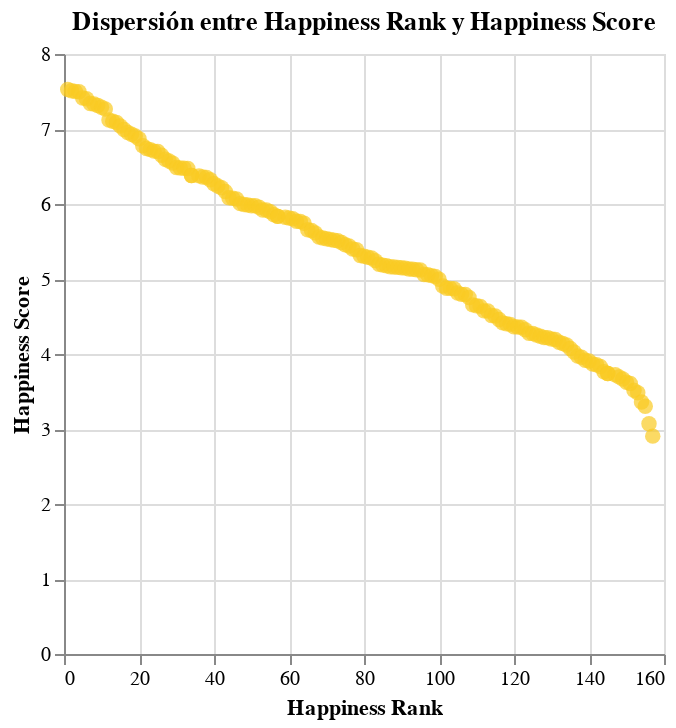

Write notebook code for a chart like this one.
### Markdown cell above
## 3. Gráfica de dispersión entre Happiness Rank y Happiness Score

### Code cell
graph3 = (
    alt.Chart(df)
    .mark_circle(color=colors[1], size=60)
    .encode(x=f"Happiness Rank:Q", y=f"Happiness Score:Q")
    .properties(title=f"Dispersión entre Happiness Rank y Happiness Score")
)
graph3.display(width=1200, height=400)

### Figure 1 — Vega-Lite specification as saved in the notebook (floating-point values rounded to 4 significant figures; data arrays with more than 128 entries replaced by an {"elided": "..."} marker saying what was removed)
{"config": {"view": {"continuousWidth": 300, "continuousHeight": 300}}, "data": {"name": "data-5e601643f147ccceb8cef2df73f91dfd"}, "mark": {"type": "circle", "color": "#f9cb22", "size": 60}, "encoding": {"x": {"field": "Happiness Rank", "type": "quantitative"}, "y": {"field": "Happiness Score", "type": "quantitative"}}, "title": "Dispersión entre Happiness Rank y Happiness Score", "$schema": "https://vega.github.io/schema/vega-lite/v5.8.0.json", "datasets": {"data-5e601643f147ccceb8cef2df73f91dfd": {"elided": "157 records"}}}
